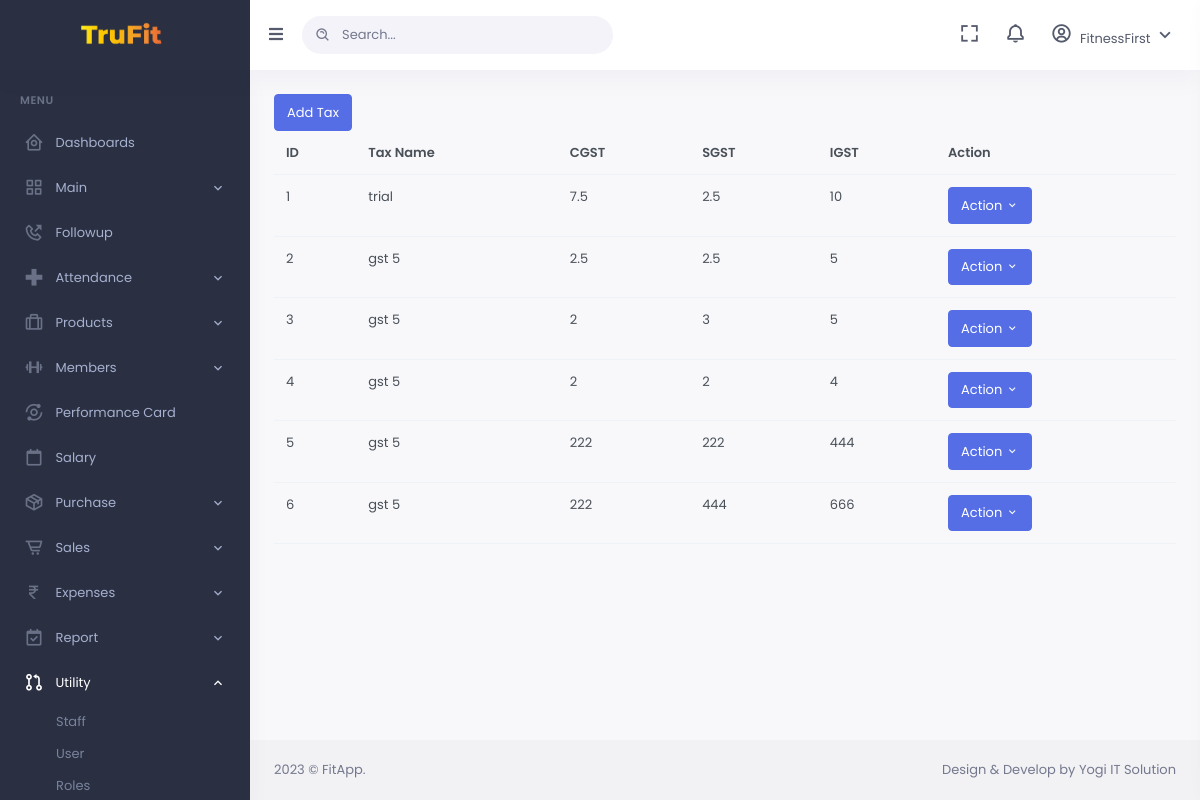
Page /tax.php (signed in) on the committed database.
### tables this page shows
CREATE TABLE `tax` (
  `taxID` int(11) NOT NULL,
  `CGST` float NOT NULL,
  `SGST` float NOT NULL,
  `taxName` varchar(255) NOT NULL
);

### tax.php (the view, shortened to what this page needs)
<?php
include_once 'db_conn.php';
$sqltax = "SELECT * from tax";
$res = mysqli_query($conn, $sqltax);
?>
<!DOCTYPE html>
<html lang="en">
<?php
include('inc/head.php')
?>
<body data-sidebar="dark">
    <div id="layout-wrapper">
        <?php
        include('inc/sidebar.php')
        ?>
        <div id="main" class="layout-column flex">
            <?php
            include('inc/header.php')
            ?>
            <div class="main-content">
                <div class="page-content">
                    <div class="container-fluid">
                        <table id="table" class="table table-theme v-middle" data-plugin="bootstrapTable" data-toolbar="#toolbar" data-search="true" data-search-align="left" data-show-export="true" data-show-columns="true" data-detail-view="false" data-mobile-responsive="true" data-pagination="true" data-page-list="[10, 25, 50, 100, ALL]">
                            <thead>
                                <tr>
                                    <th data-sortable="true" data-field="id">ID</th>
                                    <th data-sortable="true" data-field="Tax Name">Tax Name</th>
                                    <th data-sortable="true" data-field="CGST">CGST</th>
                                    <th data-sortable="true" data-field="SGST">SGST</th>
                                    <th data-sortable="true" data-field="IGST">IGST</th>
                                    <th>Action</th>
                                    <a class="btn btn-primary" href="#" data-bs-toggle="modal" data-bs-target=".add-tax"></i> <span>Add Tax</span></a>
                                </tr>
                            </thead>
                            <tbody>
                                <?php
                                while ($rowtax = mysqli_fetch_assoc($res)) {
                                ?>
                                    <td><?= $rowtax['taxID'] ?></td>
                                    <td><?= $rowtax['taxName'] ?></td>
                                    <td><?= $rowtax['CGST'] ?></td>
                                    <td><?= $rowtax['SGST'] ?></td>
                                    <td><?= $rowtax['CGST'] + $rowtax['SGST'] ?></td>
                                    <td>
                                        <div class="btn-group" role="group">
                                            <button id="btnGroupVerticalDrop1" type="button" class="btn btn-primary dropdown-toggle" data-bs-toggle="dropdown" aria-haspopup="true" aria-expanded="false">
                                                Action <i class="mdi mdi-chevron-down"></i>
                                            </button>
                                    </td>
                                <?php } ?>
                            </tbody>
                        </table>
                    </div>
                </div>
            </div>
            <?php
            include('inc/footer.php')
            ?>
        </div>
</body>
</html>

### rows in the picture
tax: taxID "1", taxName "trial", CGST "7.5", SGST "2.5", $rowtax['CGST'] + $rowtax['SGST'] "10"
tax: taxID "2", taxName "gst 5", CGST "2.5", SGST "2.5", $rowtax['CGST'] + $rowtax['SGST'] "5"
tax: taxID "3", taxName "gst 5", CGST "2", SGST "3", $rowtax['CGST'] + $rowtax['SGST'] "5"
tax: taxID "4", taxName "gst 5", CGST "2", SGST "2", $rowtax['CGST'] + $rowtax['SGST'] "4"
tax: taxID "5", taxName "gst 5", CGST "222", SGST "222", $rowtax['CGST'] + $rowtax['SGST'] "444"
tax: taxID "6", taxName "gst 5", CGST "222", SGST "444", $rowtax['CGST'] + $rowtax['SGST'] "666"
